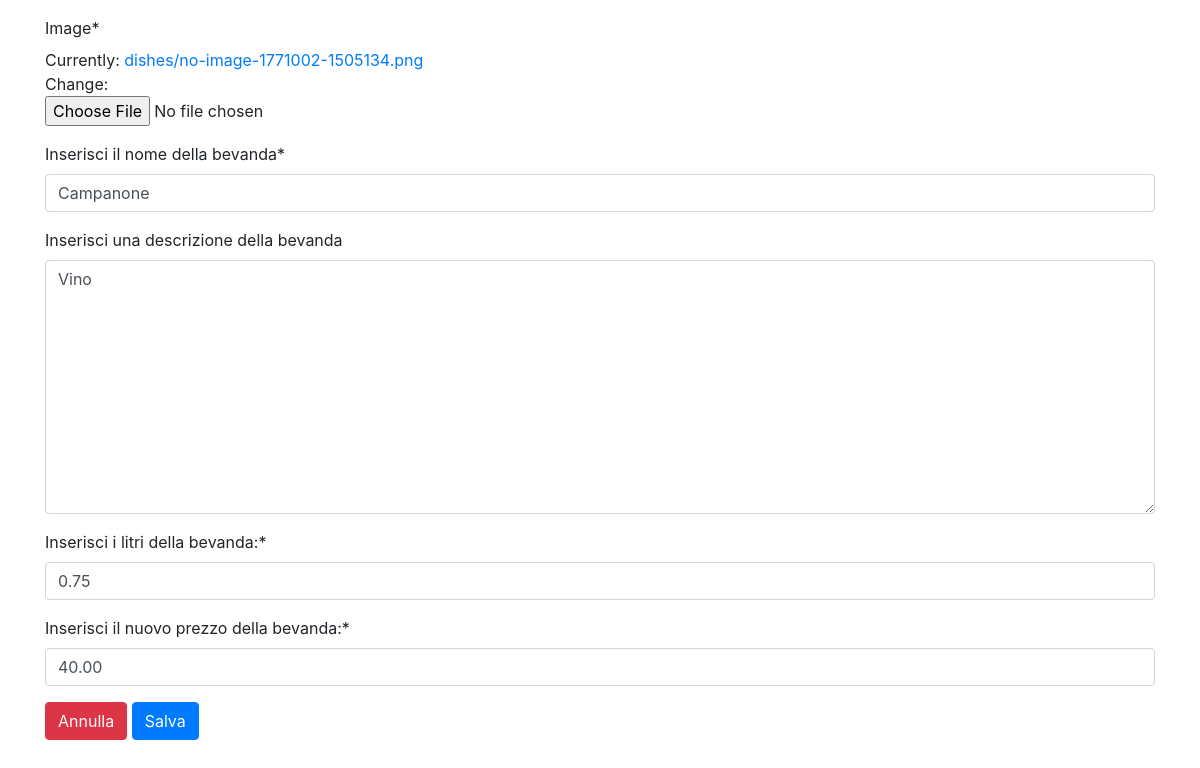
/products/update_drink/2/ (signed in), run on the app's committed database.
### products/models.py (models this page shows, shortened)
class Product(models.Model):
    image = models.ImageField(default='dishes/no-image-1771002-1505134.png', null=True, blank=True, upload_to='dishes')
    name = models.CharField(max_length=80)
    description = models.TextField(null=True, blank=True)
    MinValueValidator.message = "Il prezzo del prodotto deve essere maggiore o uguale a 0!!"
    price = models.DecimalField(max_digits=10, decimal_places=2, validators=[MinValueValidator(Decimal('0.01'))])
    class Meta:
        abstract = True

class Drink(Product):
    litri = models.DecimalField(max_digits=10, decimal_places=2, validators=[MinValueValidator(Decimal('0.01'))])

### products/views.py (the view)
# urls.py: path('update_drink/<int:pk>/', DrinkModify.as_view(), name='drink-update'),
@method_decorator(is_restaurateur, name='dispatch')
class DrinkModify(UpdateView):
    model = Drink
    template_name = 'products/drink/drink_modify.html'
    form_class = DrinkModifyForm
    success_url = reverse_lazy('products:product-list')

### products/forms.py
class DrinkModifyForm(forms.ModelForm):
    price = forms.DecimalField(min_value=0.5, label='Inserisci il nuovo prezzo della bevanda:')
    litri = forms.DecimalField(min_value=0.1, label='Inserisci i litri della bevanda:')
    image = forms.ImageField()
    class Meta:
        model = Drink
        fields = (
            'image',
            'name',
            'description',
            'litri',
            'price'
        )
        labels = {
            'image': "<b>Modifica immagine",
            'name': 'Inserisci il nome della bevanda',
            'description': 'Inserisci una descrizione della bevanda',
            'litri': 'Inserisci i litri',
            'price': 'Inserisci il prezzo</b>'
        }

### products/views.py (called while the page is built)
def is_restaurateur(function):
    def wrapper(*args, **kwargs):
        request = args[0]
        if request is not None:
            user = request.user
            try:
                if user.is_restaurateur:
                    return function(*args, **kwargs)
                else:
                    return render(request, 'users/authentication_error.html', {})
            except AttributeError:
                raise Http404   #per utenti anonimi
    return wrapper

### products/templates/products/drink/drink_modify.html (shortened to what this page needs)
{% extends 'base.html' %}
{% load crispy_forms_tags %}
{% block content %}
    <form method="post">{% csrf_token %}
        {{ form|crispy }}
         <button type="button" class="btn btn-danger" onclick="location.href='../../'"
                id="cancel-button">Annulla</button>
        <input type="submit" value="Salva" class="btn btn-primary">
    </form>
{% endblock %}

### data on the page
Drink: name "Campanone", description "Vino", litri "0.75", price "40.00"
